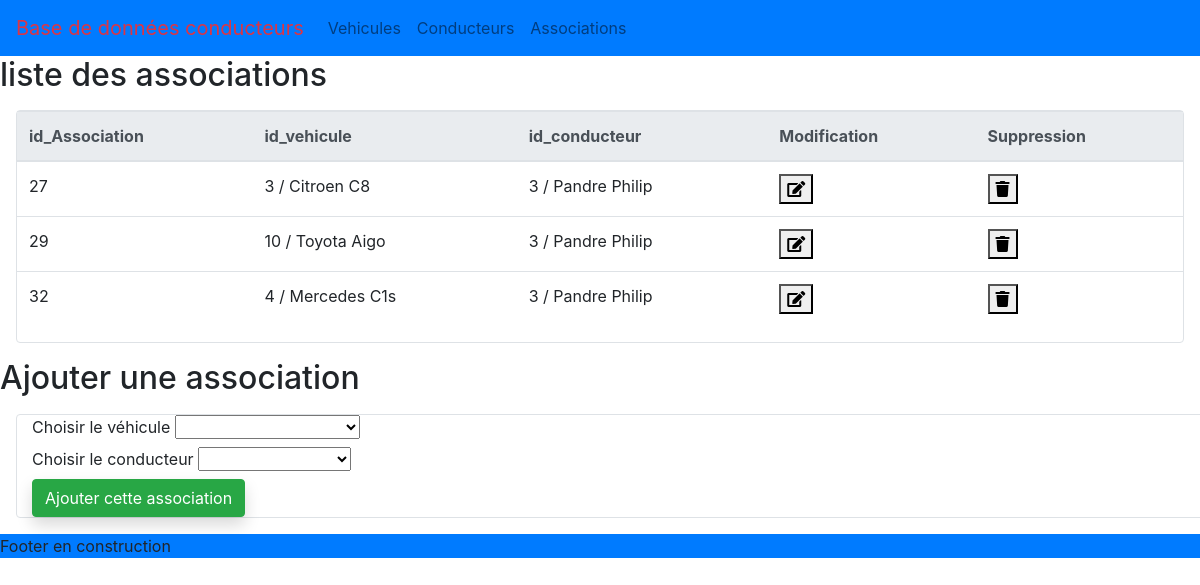
The page /associations.php on the database its author committed.
### tables this page shows
CREATE TABLE `association_vehicule_conducteur` (
  `id_association` int NOT NULL,
  `id_vehicule` int NOT NULL,
  `id_conducteur` int NOT NULL
);

CREATE TABLE `vehicule` (
  `id_vehicule` int NOT NULL,
  `marque` varchar(100) NOT NULL,
  `modele` varchar(100) NOT NULL,
  `couleur` varchar(100) NOT NULL,
  `immatriculation` varchar(30) NOT NULL
);

CREATE TABLE `conducteur` (
  `id_conducteur` int NOT NULL,
  `prenom` varchar(100) NOT NULL,
  `nom` varchar(100) NOT NULL
);

### controller/read.associations.php (called while the page is built, shortened)
<?php
require_once "database.php";
$req = $db->prepare("SELECT * FROM association_vehicule_conducteur");
$req->execute();
$associations = $req->fetchAll(PDO::FETCH_ASSOC);

### controller/read.vehicules.php (called while the page is built, shortened)
<?php
require_once "database.php";
$req = $db->prepare("SELECT * FROM vehicule ");
$req->execute();
$vehicules = $req->fetchAll(PDO::FETCH_ASSOC);

### controller/read.conducteurs.php (called while the page is built, shortened)
<?php
require_once "database.php";
$req = $db->prepare("SELECT * FROM conducteur");
$req->execute();
$conducteurs = $req->fetchAll(PDO::FETCH_ASSOC);

### partials/new.association.php (the view)
<?php
require_once "./Controller/read.conducteurs.php";
require_once "./Controller/read.vehicules.php";
?>
<section class="col col border border-primary-subtle m-3 rounded" >
    <form action="./controller/create.association.php" method="post">
        <label class="form-label" for="IDV" class="form-label"> Choisir le véhicule </label>
        <select id="IDV" name="id_vehicule"  >
            <option value=""> </option>
            <?php foreach ($vehicules as $key => $vehicule): ?>
                <option value="<?= $vehicule["id_vehicule"] ?>"> <?= $vehicule["id_vehicule"] ." ". $vehicule["marque"]." ". $vehicule["modele"] ?> </option>
            <?php endforeach; ?>
        </select>
        <br>
        <label class="form-label" for="IDC" class="form-label"> Choisir le conducteur</label>
        <select id="IDC" name="id_conducteur"  >
        <option value=""> </option>
            <?php foreach ($conducteurs as $key => $conducteur): ?>
                <option value="<?= $conducteur["id_conducteur"] ?>"> <?= $conducteur["id_conducteur"]." ".$conducteur["nom"]." ". $conducteur["prenom"]?> </option>
            <?php endforeach; ?>
        </select>
        <br>
        <button class="btn btn-success shadow m-auto" type="submit">
            Ajouter cette association</a>
        </button>
    </form>
</section>

### partials/list.associations.php (shortened to what this page needs)
<?php require_once "./controller/database.php";
?>
<section class= "border border-primary-subtle m-3 rounded">
<table class="table table-hover">
    <thead class="thead-light">
        <tr>
            <th>id_Association</th>
            <th>id_vehicule</th>
            <th>id_conducteur</th>
            <th>Modification</th>
            <th>Suppression</th>
        </tr>
    </thead>
    <tbody>
        <?php foreach ($associations as $key => $association): ?>
            <?php
                $idVehicule = $association["id_vehicule"];
                $req = $db->prepare("SELECT * FROM vehicule WHERE id_vehicule=:idvehicule");
                $req->bindValue(":idvehicule",$idVehicule,PDO::PARAM_INT);
                    $req->execute();
                    $vehicule = $req->fetchAll(PDO::FETCH_ASSOC);
            ?>
        <?php
                $idconducteur = $association["id_conducteur"];
                $req = $db->prepare("SELECT * FROM conducteur WHERE id_conducteur=:idconducteur");
                $req->bindValue(":idconducteur",$idconducteur,PDO::PARAM_INT);
                    $req->execute();
                    $conducteur = $req->fetchAll(PDO::FETCH_ASSOC);
            ?>
            <tr>
                <td><?= $association["id_association"]?></td>
                <td><?php echo  isset($vehicule[0]["marque"])? $association["id_vehicule"]." / ". $vehicule[0]["marque"]." ". $vehicule[0]["modele"]: $association["id_vehicule"]." : "."Véhicule effacé"  ?> </td>
                <td><?php echo  isset($conducteur[0]["nom"])? $association["id_conducteur"]." / ". $conducteur[0]["nom"]." ". $conducteur[0]["prenom"]: $association["id_conducteur"]." : "."conducteur effacé"  ?> </td>
                <td>
                    <form action="partials/modify.association.php" method="post" >
                            <button class="" type="submit"><i class="fa fa-edit"> </i>
                            </button>
                    </form>
                </td>
                <td>
                <form action="controller/delete.association.php" method="post" onSubmit="return confirm('confirmez la suppression ? ')">
                            <button class="" type="submit"><i class="fa fa-trash"> </i>
                            </button>
                    </form>
                </td>
            </tr>
        <?php endforeach ?>
</table>
</section>

### rows shown on the page
association_vehicule_conducteur: id_association "27", id_vehicule "3", id_vehicule.marque "Citroen", id_vehicule.modele "C8", id_conducteur "3", id_conducteur.nom "Pandre", id_conducteur.prenom "Philip"
association_vehicule_conducteur: id_association "29", id_vehicule "10", id_vehicule.marque "Toyota", id_vehicule.modele "Aigo", id_conducteur "3", id_conducteur.nom "Pandre", id_conducteur.prenom "Philip"
association_vehicule_conducteur: id_association "32", id_vehicule "4", id_vehicule.marque "Mercedes", id_vehicule.modele "C1s", id_conducteur "3", id_conducteur.nom "Pandre", id_conducteur.prenom "Philip"
